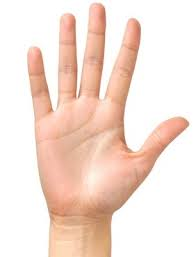
#> input picture object_tracking/handtracking/test8.jpeg, 196 x 257 px, given in place of the camera
$ python hand_detection.py   (Python 2 division)   (older library calls are emulated)
#> lines starting #> are read from the running program, lines starting #| are printed output that depends on the picture; after the words box and inside, x2 and y2 are one past the last pixel; in counts of white or black regions, pixels touching at a corner belong together
import cv2
import numpy as np
import time
import datetime


class HSVTrackBar(object):
    def __init__(self):
        # Creating a window for HSV track bars
        cv2.namedWindow('HSV_TrackBar')

        # Starting with 100's to prevent error while masking
        self.vals = {'h' : 2,
                     's' : 50,
                     'v' : 50}

        # Creating track bar
        cv2.createTrackbar('h', 'HSV_TrackBar', 2, 15, lambda x: self.getVal(x, 'h'))
        cv2.createTrackbar('s', 'HSV_TrackBar', 50, 255, lambda x: self.getVal(x, 's'))
        cv2.createTrackbar('v', 'HSV_TrackBar', 50, 255, lambda x: self.getVal(x, 'v'))

    def getVal(self, x, valStr):
        self.vals[valStr] = x


# Function to find angle between two vectors
def Angle(v1, v2):
    dot = np.dot(v1, v2)
    x_modulus = np.sqrt((v1 * v1).sum())
    y_modulus = np.sqrt((v2 * v2).sum())
    cos_angle = dot / x_modulus / y_modulus
    angle = np.degrees(np.arccos(cos_angle))
    return angle


# Function to find distance between two points in a list of lists
def FindDistance(A, B):
    return np.sqrt(np.power((A[0][0] - B[0][0]), 2) + np.power((A[0][1] - B[0][1]), 2))


def noContoursDetected():
    font = cv2.FONT_HERSHEY_SIMPLEX
    font_scale = 1.5
    thickness = 1

    size = cv2.getTextSize('Nothing detected!', font, font_scale, thickness)[0]
    blank_image = np.zeros((size[1]*2, size[0], 3), np.uint8)
    print size
    cv2.putText(blank_image, 'Nothing detected!', (0, size[1]+size[1]/2), font, font_scale, (0, 0, 255), thickness)
    return blank_image


if __name__ == '__main__':
    # Open Camera object
    cap = cv2.VideoCapture(0)

    # Decrease frame size
    cap.set(cv2.CAP_PROP_FRAME_WIDTH, 1000)
    cap.set(cv2.CAP_PROP_FRAME_HEIGHT, 600)


    trackBar = HSVTrackBar()
    blankImage = noContoursDetected()
    num_frames = 0
    fps_start = time.time()

    while True:

        # Measure execution time
        start_time = time.time()

        # Capture frames from the camera
        _, frame = cap.read()
#> frame is the input picture: shape (257, 196, 3); mean B, G, R 213.9, 224.4, 245.4

        # Blur the image
        blur = cv2.blur(frame, (3, 3))

        # Convert to HSV color space
        hsv = cv2.cvtColor(blur, cv2.COLOR_BGR2HSV)
#> hsv: shape (257, 196, 3); mean H, S, V 12.8, 35.1, 245.5

        # Create a binary image with where white will be skin colors and rest is black
        # mask2 = cv2.inRange(hsv, np.array([2, 50, 50]), np.array([15, 255, 255]))
        h = trackBar.vals['h']
        s = trackBar.vals['s']
        v = trackBar.vals['v']
        mask2 = cv2.inRange(hsv, np.array([h, s, v]), np.array([15, 255, 255]))
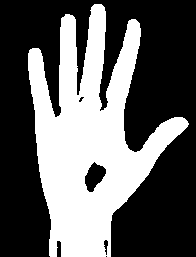
#> mask2: shape (257, 196); 37.9% white; 1 white region, box (x1, y1, x2, y2) and area: (28, 4, 189, 257) 19097

        # Kernel matrices for morphological transformation
        kernel_square = np.ones((11, 11), np.uint8)
        kernel_ellipse = cv2.getStructuringElement(cv2.MORPH_ELLIPSE, (5, 5))

        # Perform morphological transformations to filter out the background noise
        # Dilation increase skin color area
        # Erosion increase skin color area
        dilation = cv2.dilate(mask2, kernel_ellipse, iterations=1)
#> dilation: shape (257, 196); 43.3% white; 1 white region, box (x1, y1, x2, y2) and area: (26, 2, 191, 257) 21826
        erosion = cv2.erode(dilation, kernel_square, iterations=1)
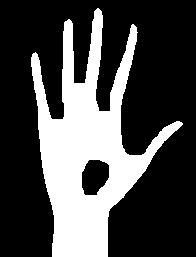
#> erosion: shape (257, 196); 29% white; 1 white region, box (x1, y1, x2, y2) and area: (31, 8, 183, 257) 14631
        dilation2 = cv2.dilate(erosion, kernel_ellipse, iterations=1)
#> dilation2: shape (257, 196); 34.1% white; 1 white region, box (x1, y1, x2, y2) and area: (29, 6, 185, 257) 17186
        filtered = cv2.medianBlur(dilation2, 5)
#> filtered: shape (257, 196); 34.1% white; 1 white region, box (x1, y1, x2, y2) and area: (29, 7, 185, 257) 17194
        kernel_ellipse = cv2.getStructuringElement(cv2.MORPH_ELLIPSE, (8, 8))
        dilation2 = cv2.dilate(filtered, kernel_ellipse, iterations=1)
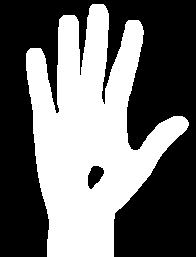
#> dilation2: shape (257, 196); 43.1% white; 1 white region, box (x1, y1, x2, y2) and area: (26, 4, 189, 257) 21704
        kernel_ellipse = cv2.getStructuringElement(cv2.MORPH_ELLIPSE, (5, 5))
        dilation3 = cv2.dilate(filtered, kernel_ellipse, iterations=1)
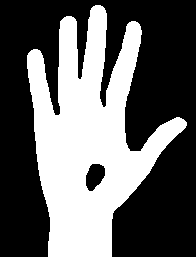
#> dilation3: shape (257, 196); 39.1% white; 1 white region, box (x1, y1, x2, y2) and area: (27, 5, 187, 257) 19703
        median = cv2.medianBlur(dilation2, 5)
#> median: shape (257, 196); 43.2% white; 1 white region
        _, thresh = cv2.threshold(median, 127, 255, 0)

        # Find contours of the filtered frame
        _, contours, hierarchy = cv2.findContours(thresh, cv2.RETR_TREE, cv2.CHAIN_APPROX_SIMPLE)
#> contours = 3 contours; box (x1, y1, x2, y2) and area: (26, 4, 189, 257) 21472, (87, 165, 105, 189) 262, (101, 90, 106, 100) 34

        # Draw Contours
        cv2.drawContours(frame, contours, -1, (122,122,0), 3)
        cv2.imshow('HSV_TrackBar', median)

        # Find Max contour area (Assume that hand is in the frame)
        max_area = 100
        ci = 0
        for i in range(len(contours)):
            cnt = contours[i]
            area = cv2.contourArea(cnt)
            if (area > max_area):
                max_area = area
                ci = i
#> this loop made 3 passes
#> (area, max_area, ci) on pass 1: (21472, 21472, 0)
#> area on passes 2 to 3: 261.5, 34
#> after the loop, ci = 0; max_area = 21472

        # Largest area contour
        try:
            cnts = contours[ci]
#> cnts = contour of 330 points, box (x1, y1, x2, y2) (26, 4, 189, 257), area 21472
        except IndexError:
            cv2.imshow('Dilation', blankImage)
            cv2.imshow('HSV_TrackBar', blankImage)
            k = cv2.waitKey(5) & 0xFF
            if k == 27:
                break
            continue

        # Find convex hull
        hull = cv2.convexHull(cnts)
#> hull = contour of 17 points, box (x1, y1, x2, y2) (26, 4, 189, 257), area 29180

        # Find convex defects
        hull2 = cv2.convexHull(cnts, returnPoints=False)
#> hull2 = 17 values, max 329 at index 0, min 0 at index 16, mean 149.9
        defects = cv2.convexityDefects(cnts, hull2)
#> defects = [[0, 32, 19, 12405], [32, 34, 33, 114], [34, 79, 46, 16473], [79, 81, 80, 114], [82, 100, 95, 704], [100, 132, 127, 1626], [133, 171, 138, 5169], [171, 175, 172, 114], [176, 252, 213, 16295], [252, 256, 253, 114], [257, 259, 258, 114], [259, 329, 306, 19451]]

        # Get defect points and draw them in the original image
        FarDefect = []
        for i in range(defects.shape[0]):
            s, e, f, d = defects[i, 0]
            start = tuple(cnts[s][0])
            end = tuple(cnts[e][0])
            far = tuple(cnts[f][0])
            FarDefect.append(far)
#> this loop made 12 passes
#> (s, e, f, d, start, end, far) on passes 1 to 12: (0, 32, 19, 12405, (93, 4), (64, 15), (82, 60)), (32, 34, 33, 114, (64, 15), (62, 16), (63, 16)), (34, 79, 46, 16473, (62, 16), (27, 51), (59, 110)), (79, 81, 80, 114, (27, 51), (26, 53), (27, 52)), (82, 100, 95, 704, (26, 70), (35, 155), (33, 110)), (100, 132, 127, 1626, (35, 155), (47, 256), (49, 219)), (133, 171, 138, 5169, (113, 256), (186, 129), (115, 212)), (171, 175, 172, 114, (186, 129), (188, 125), (186, 128)), (176, 252, 213, 16295, (188, 122), (142, 26), (127, 142)), (252, 256, 253, 114, (142, 26), (140, 22), (141, 25)), (257, 259, 258, 114, (139, 21), (137, 20), (138, 21)), (259, 329, 306, 19451, (137, 20), (102, 4), (103, 88))
#> after the loop, FarDefect = [(82, 60), (63, 16), (59, 110), (27, 52), (33, 110), (49, 219), (115, 212), (186, 128), (127, 142), (141, 25), (138, 21), (103, 88)]
            # cv2.line(frame, start, end, [0, 255, 0], 1)
            # cv2.circle(frame, far, 10, [100, 255, 255], 3)

        # Find moments of the largest contour
        moments = cv2.moments(cnts)
#> moments = moments, m00 21472, centre m10/m00, m01/m00 = (89.56, 135.9)

        # Central mass of first order moments
        if moments['m00'] != 0:
            cx = int(moments['m10'] / moments['m00'])  # cx = M10/M00
#> cx = 89
            cy = int(moments['m01'] / moments['m00'])  # cy = M01/M00
#> cy = 135
        centerMass = (cx, cy)
#> centerMass = (89, 135)

        # Draw center mass
        cv2.circle(frame, centerMass, 7, [100, 0, 255], 2)
        font = cv2.FONT_HERSHEY_SIMPLEX
        cv2.putText(frame, 'Center', tuple(centerMass), font, 1, (0, 0, 255), 1)
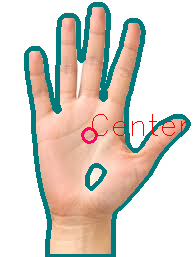
#> frame: shape (257, 196, 3); mean B, G, R 202.2, 211.3, 218.8

        # Distance from each finger defect(finger webbing) to the center mass
        distanceBetweenDefectsToCenter = []
        for i in range(0, len(FarDefect)):
            x = np.array(FarDefect[i])
            centerMass = np.array(centerMass)
            distance = np.sqrt(np.power(x[0] - centerMass[0], 2) + np.power(x[1] - centerMass[1], 2))
            distanceBetweenDefectsToCenter.append(distance)
#> this loop made 12 passes
#> (x, distance) on passes 1 to 12: ([82, 60], 75.33), ([63, 16], 121.8), ([59, 110], 39.05), ([27, 52], 103.6), ([33, 110], 61.33), ([49, 219], 93.04), ([115, 212], 81.27), ([186, 128], 97.25), ([127, 142], 38.64), ([141, 25], 121.7), ([138, 21], 124.1), ([103, 88], 49.04)
#> after the loop, distanceBetweenDefectsToCenter = [75.33, 121.8, 39.05, 103.6, 61.33, 93.04, 81.27, 97.25, 38.64, 121.7, 124.1, 49.04]

        # Get an average of three shortest distances from finger webbing to center mass
        sortedDefectsDistances = sorted(distanceBetweenDefectsToCenter)
#> sortedDefectsDistances = [38.64, 39.05, 49.04, 61.33, 75.33, 81.27, 93.04, 97.25, 103.6, 121.7, 121.8, 124.1]
        AverageDefectDistance = np.mean(sortedDefectsDistances[0:2])
#> AverageDefectDistance = 38.85

        # Get fingertip points from contour hull
        # If points are in proximity of 80 pixels, consider as a single point in the group
        finger = []
        for i in range(0, len(hull) - 1):
            if (np.absolute(hull[i][0][0] - hull[i + 1][0][0]) > 80) or (
                    np.absolute(hull[i][0][1] - hull[i + 1][0][1]) > 80):
                if hull[i][0][1] < 500:
                    finger.append(hull[i][0])
#> this loop made 16 passes
#> after the loop, finger = [[142, 26], [186, 129], [47, 256], [35, 155]]

        # The fingertip points are 5 hull points with largest y coordinates
        finger = sorted(finger, key=lambda x: x[1])
#> finger = [[142, 26], [186, 129], [35, 155], [47, 256]]
        fingers = finger[0:5]
#> fingers = [[142, 26], [186, 129], [35, 155], [47, 256]]

        # Calculate distance of each finger tip to the center mass
        fingerDistance = []
        for i in range(0, len(fingers)):
            distance = np.sqrt(np.power(fingers[i][0] - centerMass[0], 2) + np.power(fingers[i][1] - centerMass[0], 2))
            fingerDistance.append(distance)
#> this loop made 4 passes
#> distance on passes 1 to 4: 82.33, 104.9, 85.28, 172.2
#> after the loop, fingerDistance = [82.33, 104.9, 85.28, 172.2]

        # Finger is pointed/raised if the distance of between fingertip to the center mass is larger
        # than the distance of average finger webbing to center mass by 130 pixels
        result = 0
        for i in range(0, len(fingers)):
            if fingerDistance[i] > AverageDefectDistance + 130:
                result = result + 1
#> this loop made 4 passes
#> result on pass 4: 1
#> after the loop, result = 1

        # Print number of pointed fingers
        cv2.putText(frame, str(result), (100, 100), font, 1, (0, 255, 0), 2)
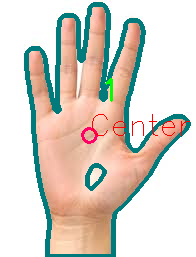
#> frame: shape (257, 196, 3); 0.17% of pixels changed, all inside (x1, y1, x2, y2) = (105, 78, 113, 102)

        # show height raised fingers
        # for i, f in enumerate(finger):
        #     try:
        #         cv2.putText(frame,'finger{}'.format(i),tuple(f),font,1,(255,0,0),1)
        #     except:
        #         pass

        # Print bounding rectangle
        x, y, w, h = cv2.boundingRect(cnts)
#> x = 26; y = 4; w = 163; h = 253
        img = cv2.rectangle(frame, (x, y), (x + w, y + h), (0, 255, 0), 2)

        cv2.drawContours(frame, [hull], -1, (0, 0, 255), 2)

        # Calculate Frames per second (FPS)
        num_frames += 1
        elapsed_time = time.time()-fps_start
        fps = num_frames / elapsed_time

        cv2.putText(frame, 'fps: {:.2f}'.format(fps), (20, 20), font, 1, (0, 255, 0), 2)
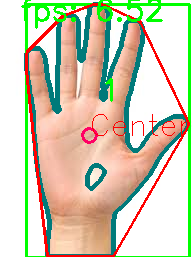
#> frame: shape (257, 196, 3); mean B, G, R 182.1, 205.3, 209.5

        ##### Show final image ########
        cv2.imshow('Dilation', frame)
        ###############################


        # Print execution time
        # print time.time()-start_time

        # close the output video by pressing 'ESC'
        k = cv2.waitKey(5) & 0xFF
#> (key Esc is pressed here)
        if k == 27:
            break

    cap.release()
    cv2.destroyAllWindows()
